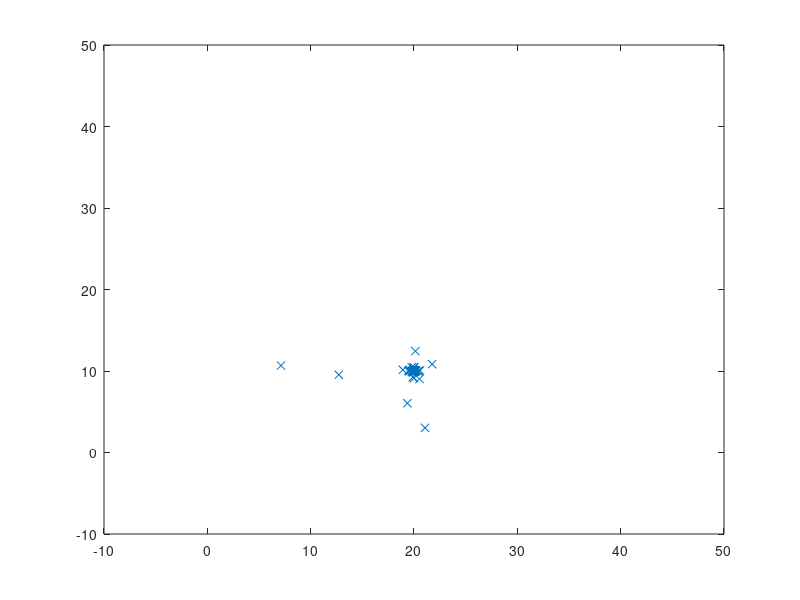

Write MATLAB code to recreate this figure.
%Particle Swarm Optimization

%Initialization
clc;
clear;
close all;
iteration = 30;
inertia = 1.0;
correction_factor = 2.0;
swarms = 75;

%Initial swarm position
swarm = zeros(75,7);
step = 1;
for i= 1 : 75
    swarm(step, 1:7) = i;
    step=step+1;
end

swarm(:, 7) = 1000   %Greater than maximum possible value
swarm(:, 6)=0        %initial velocity
swarm(:, 5)=0        %initial velocity

%Iterations
for iter = 1 : iteration
    
    %Position of Swarms
    for i = 1: swarms
        swarm(i, 1) = swarm(i, 1) + swarm(i, 5)/1.2  %update u poition
        swarm(i, 2) = swarm(i, 2) + swarm(i, 6)/1.2  %update v position
        u=swarm(i, 1)
        v=swarm(i, 2)
        
        value = (u - 20)^2 + (v - 10)^2     %Objective function
        
        if value <swarm(i,7)        %Always true
            swarm(i,3)=swarm(i,1)   %Update best position of u
            swarm(i,4)=swarm(i,2)   %Update best position of u
            swarm(i,7)=value;       %Best updated minimum value
        end
    end
    
    [temp,gbest] = min(swarm(:,7));  %gbest position
    
    %Updating velocity of swarms
    for i = 1 :swarms
        swarm(i, 5) = rand*inertia*swarm(i, 5)+ correction_factor*rand*(swarm(i,3)...
            -swarm(i,1)) + correction_factor*rand*(swarm(gbest, 3)- swarm(i,1))     %u velocity parameters
        swarm(i, 6) = rand*inertia*swarm(i, 6)+ correction_factor*rand*(swarm(i,4)...
            -swarm(i,2)) + correction_factor*rand*(swarm(gbest, 4)- swarm(i,2))     %v velocity parameters
    end
    
    %Plotting
    clf;
    plot(swarm(: , 1), swarm(:, 2), 'x')       %drawing swarms
    axis([-10,50,-10,50])
    pause(.1)
end

        
    
        
        

    